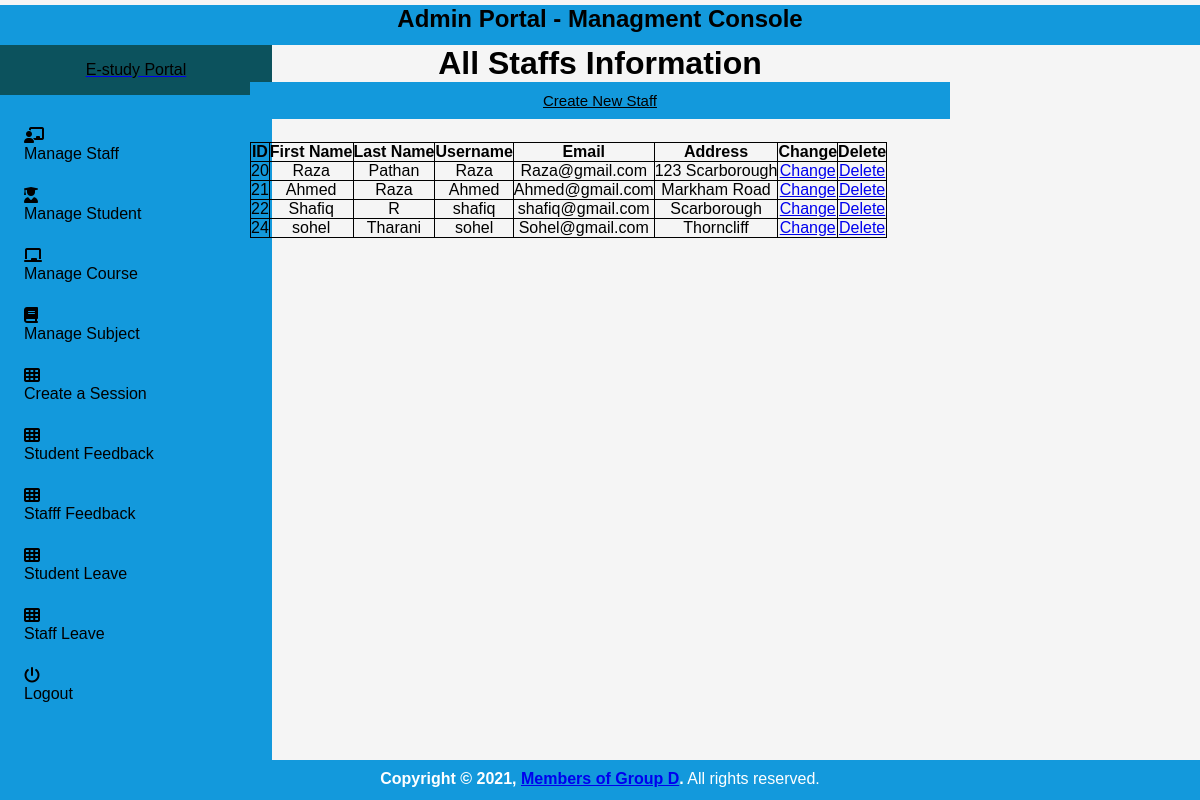
The app's page /manage_staff/ (signed in) with its own data.
### student_management_app/models.py (models this page shows)
class Staffs(models.Model):
    id = models.AutoField(primary_key=True)
    admin = models.OneToOneField(CustomUser, on_delete = models.CASCADE)
    address = models.TextField()
    created_at = models.DateTimeField(auto_now_add=True)
    updated_at = models.DateTimeField(auto_now=True)
    objects = models.Manager()

class CustomUser(AbstractUser):
    user_type_data = ((1, "HOD"), (2, "Staff"), (3, "Student"))
    user_type = models.CharField(default=1, choices=user_type_data, max_length=10)

### student_management_app/HodViews.py (the view)
# urls.py: path('manage_staff/', HodViews.manage_staff, name="manage_staff"),
def manage_staff(request):
    staffs = Staffs.objects.all()
    context = {
        "staffs": staffs
    }
    return render(request, "hod_template/manage_staff_template.html", context)

### student_management_app/LoginCheckMiddleWare.py (called while the page is built, shortened)
    def process_view(self, request, view_func, view_args, view_kwargs):
        modulename = view_func.__module__
        user = request.user
        if user.is_authenticated:
            if user.user_type == "1":
                if modulename == "student_management_app.HodViews":
                    pass
                elif modulename == "student_management_app.views" or modulename == "django.views.static":
                    pass
                else:
                    return redirect("admin_profile")
            else:
                return redirect("home")

### student_management_app/templates/hod_template/manage_staff_template.html (shortened to what this page needs)
{% extends 'hod_template/base_template.html' %}
{% block page_title %}
    All Staffs Information
{% endblock page_title %}
{% block main_content %}
{% load static %}
<html>
<head>
</head>
<body>
<div class="container">
        <div class="container-fluid">
            <a id="btnn" class="btn btn-primary" href="{% url 'add_staff' %}" role="button" style="background-color: #1399DC; color: black; float: right;">Create New Staff</a> <br/>&nbsp;
            <div class="row">
                <div class="col-md-12">
                    <div class="card">
                        <div class="card-body table-responsive p-0">
                            <table class="table table-hover text-nowrap">
                            <thead>
                                <tr>
                                <th>ID</th>
                                <th>First Name</th>
                                <th>Last Name</th>
                                <th>Username</th>
                                <th>Email</th>
                                <th>Address</th>
                                <th>Change</th>
                                <th>Delete</th>
                                </tr>
                            </thead>
                            <tbody>
                                {% for staff in staffs %}
                                <tr>
                                <td>{{ staff.admin.id }}</td>
                                <td>{{ staff.admin.first_name }}</td>
                                <td>{{ staff.admin.last_name }}</td>
                                <td>{{ staff.admin.username }}</td>
                                <td>{{ staff.admin.email }}</td>
                                <td>{{ staff.address }}</td>
                                <td><a href="{% url 'edit_staff' staff.admin.id %}" class="btn btn-success">Change</a> </td>
                                <td>
                                    <a href="{% url 'delete_staff' staff.admin.id %}" class="btn btn-danger">Delete</a>
                                </td>
                                </tr>
                                {% endfor %}
                            </tbody>
                            </table>
                        </div>
                        </div>
                </div>
            </div>
        </div>
</div></body></html>
  {% endblock main_content %}

### student_management_app/templates/hod_template/base_template.html (style rules this page uses)
* { box-sizing: border-box; }
body { margin: 0; padding: 0; font-family: Arial, Helvetica, sans-serif; width: 100%; height: 100%; background-color: whitesmoke; }

### student_management_app/templates/hod_template/sidebar_template.html (style rules this page uses)
* { box-sizing: border-box; margin: 0; padding: 0; font-family: "Quicksand", sans-serif; }
body { display: flex; flex-direction: row; background-color: #b4a5a5; }

### student_management_app/templates/hod_template/manage_staff_template.html (style rules this page uses)
* { margin: 0; padding: 0; box-sizing: border-box; -webkit-box-sizing: border-box; -moz-box-sizing: border-box; -webkit-font-smoothing: antialiased; -moz-font-smoothing: antialiased; -o-font-smoothing: antialiased; font-smoothing: antialiased; text-rendering: optimizeLegibility; }
body { background: whitesmoke; }
.container { max-width: 700px; width: 100%; margin: 0 auto; position: relative; }
.row { max-font-size: 700px; }
table { border-collapse: collapse; }
th, td { border: 1px solid black; }
#btnn { cursor: pointer; width: 100%; border: none; background: #1399DC; color: #FFF; margin: 0 0 5px; padding: 10px; font-size: 15px; }

### records on screen
Staffs: admin.id "20", admin.first_name "Raza", admin.last_name "Pathan", admin.username "Raza", admin.email "Raza@gmail.com", address "123 Scarborough"
Staffs: admin.id "21", admin.first_name "Ahmed", admin.last_name "Raza", admin.username "Ahmed", admin.email "Ahmed@gmail.com", address "Markham Road"
Staffs: admin.id "22", admin.first_name "Shafiq", admin.last_name "R", admin.username "shafiq", admin.email "shafiq@gmail.com", address "Scarborough"
Staffs: admin.id "24", admin.first_name "sohel", admin.last_name "Tharani", admin.username "sohel", admin.email "Sohel@gmail.com", address "Thorncliff"
